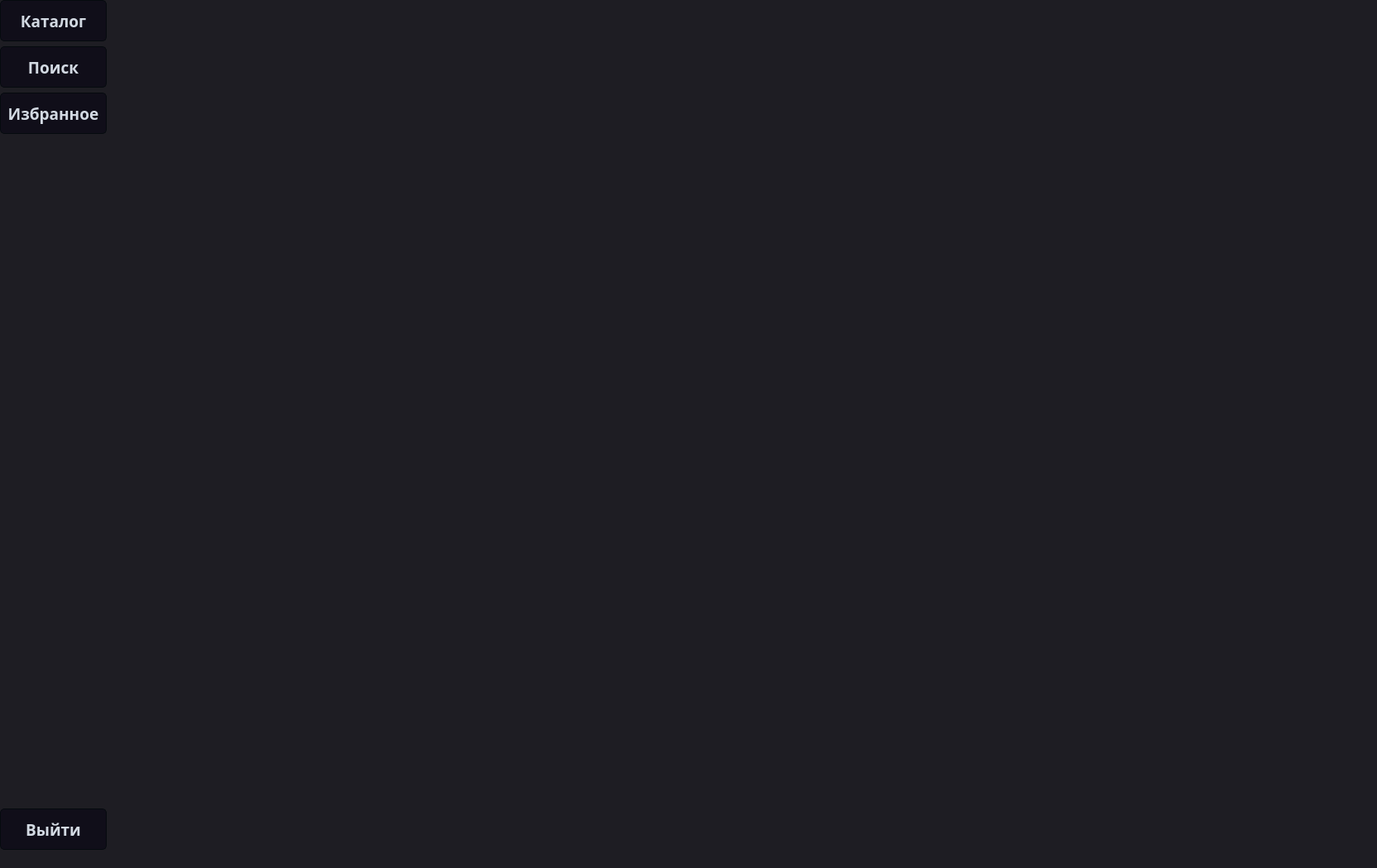
<?xml version="1.0" encoding="UTF-8"?>
<ui version="4.0">
    <class>UserStartFragment</class>
    <widget class="QFrame" name="UserStartFragment">
        <property name="geometry">
            <rect>
                <x>0</x>
                <y>0</y>
                <width>1665</width>
                <height>1050</height>
            </rect>
        </property>
        <property name="minimumSize">
            <size>
                <width>1665</width>
                <height>900</height>
            </size>
        </property>
        <property name="windowTitle">
            <string>Frame</string>
        </property>
        <property name="styleSheet">
            <string notr="true">QFrame {
                background-color:#1e1d23;
                }
                QWidget {
                background-color:#1e1d23;
                }
                QMainWindow {
                background-color:#1e1d23;
                }
                QDialog {
                background-color:#1e1d23;
                }
                QColorDialog {
                background-color:#1e1d23;
                }
                QTextEdit {
                background-color:#1e1d23;
                color: #a9b7c6;
                }
                QPlainTextEdit {
                selection-background-color:#007b50;
                background-color:#1e1d23;
                border-style: solid;
                border-top-color: transparent;
                border-right-color: transparent;
                border-left-color: transparent;
                border-bottom-color: transparent;
                border-width: 1px;
                color: #a9b7c6;
                }
                QPushButton{
                border-style: solid;
                border-top-color: transparent;
                border-right-color: transparent;
                border-left-color: transparent;
                border-bottom-color: transparent;
                border-width: 1px;
                border-style: solid;
                color: #a9b7c6;
                padding: 2px;
                background-color: #1e1d23;
                }
                QPushButton::default{
                border-style: inset;
                border-top-color: transparent;
                border-right-color: transparent;
                border-left-color: transparent;
                border-bottom-color: #04b97f;
                border-width: 1px;
                color: #a9b7c6;
                padding: 2px;
                background-color: #1e1d23;
                }
                QToolButton {
                border-style: solid;
                border-top-color: transparent;
                border-right-color: transparent;
                border-left-color: transparent;
                border-bottom-color: #04b97f;
                border-bottom-width: 1px;
                border-style: solid;
                color: #a9b7c6;
                padding: 2px;
                background-color: #1e1d23;
                }
                QToolButton:hover{
                border-style: solid;
                border-top-color: transparent;
                border-right-color: transparent;
                border-left-color: transparent;
                border-bottom-color: #37efba;
                border-bottom-width: 2px;
                border-style: solid;
                color: #FFFFFF;
                padding-bottom: 1px;
                background-color: #1e1d23;
                }
                QPushButton:hover{
                border-style: solid;
                border-top-color: transparent;
                border-right-color: transparent;
                border-left-color: transparent;
                border-bottom-color: #37efba;
                border-bottom-width: 1px;
                border-style: solid;
                color: #FFFFFF;
                padding-bottom: 2px;
                background-color: #1e1d23;
                }
                QPushButton:pressed{
                border-style: solid;
                border-top-color: transparent;
                border-right-color: transparent;
                border-left-color: transparent;
                border-bottom-color: #37efba;
                border-bottom-width: 2px;
                border-style: solid;
                color: #37efba;
                padding-bottom: 1px;
                background-color: #1e1d23;
                }
                QPushButton:disabled{
                border-style: solid;
                border-top-color: transparent;
                border-right-color: transparent;
                border-left-color: transparent;
                border-bottom-color: #808086;
                border-bottom-width: 2px;
                border-style: solid;
                color: #808086;
                padding-bottom: 1px;
                background-color: #1e1d23;
                }
                QLineEdit {
                border-width: 1px; border-radius: 4px;
                border-color: rgb(58, 58, 58);
                border-style: inset;
                padding: 0 8px;
                color: #a9b7c6;
                background:#1e1d23;
                selection-background-color:#007b50;
                selection-color: #FFFFFF;
                }
                QLabel {
                color: #a9b7c6;
                }
                QLCDNumber {
                color: #37e6b4;
                }
                QProgressBar {
                text-align: center;
                color: rgb(240, 240, 240);
                border-width: 1px;
                border-radius: 10px;
                border-color: rgb(58, 58, 58);
                border-style: inset;
                background-color:#1e1d23;
                }
                QProgressBar::chunk {
                background-color: #04b97f;
                border-radius: 5px;
                }
                QMenuBar {
                background-color: #1e1d23;
                }
                QMenuBar::item {
                color: #a9b7c6;
                spacing: 3px;
                padding: 1px 4px;
                background: #1e1d23;
                }

                QMenuBar::item:selected {
                background:#1e1d23;
                color: #FFFFFF;
                }
                QMenu::item:selected {
                border-style: solid;
                border-top-color: transparent;
                border-right-color: transparent;
                border-left-color: #04b97f;
                border-bottom-color: transparent;
                border-left-width: 2px;
                color: #FFFFFF;
                padding-left:15px;
                padding-top:4px;
                padding-bottom:4px;
                padding-right:7px;
                background-color: #1e1d23;
                }
                QMenu::item {
                border-style: solid;
                border-top-color: transparent;
                border-right-color: transparent;
                border-left-color: transparent;
                border-bottom-color: transparent;
                border-bottom-width: 1px;
                border-style: solid;
                color: #a9b7c6;
                padding-left:17px;
                padding-top:4px;
                padding-bottom:4px;
                padding-right:7px;
                background-color: #1e1d23;
                }
                QMenu{
                background-color:#1e1d23;
                }
                QTabWidget {
                color:rgb(0,0,0);
                background-color:#1e1d23;
                }
                QTabWidget::pane {
                border-color: rgb(77,77,77);
                background-color:#1e1d23;
                border-style: solid;
                border-width: 1px;
                border-radius: 6px;
                }
                QTabBar::tab {
                border-style: solid;
                border-top-color: transparent;
                border-right-color: transparent;
                border-left-color: transparent;
                border-bottom-color: transparent;
                border-bottom-width: 1px;
                border-style: solid;
                color: #808086;
                padding: 3px;
                margin-left:3px;
                background-color: #1e1d23;
                }
                QTabBar::tab:selected, QTabBar::tab:last:selected, QTabBar::tab:hover {
                border-style: solid;
                border-top-color: transparent;
                border-right-color: transparent;
                border-left-color: transparent;
                border-bottom-color: #04b97f;
                border-bottom-width: 2px;
                border-style: solid;
                color: #FFFFFF;
                padding-left: 3px;
                padding-bottom: 2px;
                margin-left:3px;
                background-color: #1e1d23;
                }

                QCheckBox {
                color: #a9b7c6;
                padding: 2px;
                }
                QCheckBox:disabled {
                color: #808086;
                padding: 2px;
                }

                QCheckBox:hover {
                border-radius:4px;
                border-style:solid;
                padding-left: 1px;
                padding-right: 1px;
                padding-bottom: 1px;
                padding-top: 1px;
                border-width:1px;
                border-color: rgb(87, 97, 106);
                background-color:#1e1d23;
                }
                QCheckBox::indicator:checked {

                height: 10px;
                width: 10px;
                border-style:solid;
                border-width: 1px;
                border-color: #04b97f;
                color: #a9b7c6;
                background-color: #04b97f;
                }
                QCheckBox::indicator:unchecked {

                height: 10px;
                width: 10px;
                border-style:solid;
                border-width: 1px;
                border-color: #04b97f;
                color: #a9b7c6;
                background-color: transparent;
                }
                QRadioButton {
                color: #a9b7c6;
                background-color: #1e1d23;
                padding: 1px;
                }
                QRadioButton::indicator:checked {
                height: 10px;
                width: 10px;
                border-style:solid;
                border-radius:5px;
                border-width: 1px;
                border-color: #04b97f;
                color: #a9b7c6;
                background-color: #04b97f;
                }
                QRadioButton::indicator:!checked {
                height: 10px;
                width: 10px;
                border-style:solid;
                border-radius:5px;
                border-width: 1px;
                border-color: #04b97f;
                color: #a9b7c6;
                background-color: transparent;
                }
                QStatusBar {
                color:#027f7f;
                }
                QSpinBox {
                color: #a9b7c6;
                background-color: #1e1d23;
                }
                QDoubleSpinBox {
                color: #a9b7c6;
                background-color: #1e1d23;
                }
                QTimeEdit {
                color: #a9b7c6;
                background-color: #1e1d23;
                }
                QDateTimeEdit {
                color: #a9b7c6;
                background-color: #1e1d23;
                }
                QDateEdit {
                color: #a9b7c6;
                background-color: #1e1d23;
                }
                QComboBox {
                color: #a9b7c6;
                background: #1e1d23;
                }
                QComboBox:editable {
                background: #1e1d23;
                color: #a9b7c6;
                selection-background-color: #1e1d23;
                }
                QComboBox QAbstractItemView {
                color: #a9b7c6;
                background: #1e1d23;
                selection-color: #FFFFFF;
                selection-background-color: #1e1d23;
                }
                QComboBox:!editable:on, QComboBox::drop-down:editable:on {
                color: #a9b7c6;
                background: #1e1d23;
                }
                QFontComboBox {
                color: #a9b7c6;
                background-color: #1e1d23;
                }
                QToolBox {
                color: #a9b7c6;
                background-color: #1e1d23;
                }
                QToolBox::tab {
                color: #a9b7c6;
                background-color: #1e1d23;
                }
                QToolBox::tab:selected {
                color: #FFFFFF;
                background-color: #1e1d23;
                }
                QScrollArea {
                color: #FFFFFF;
                background-color: #1e1d23;
                }
                QSlider::groove:horizontal {
                height: 5px;
                background: #04b97f;
                }
                QSlider::groove:vertical {
                width: 5px;
                background: #04b97f;
                }
                QSlider::handle:horizontal {
                background: qlineargradient(x1:0, y1:0, x2:1, y2:1, stop:0 #b4b4b4, stop:1 #8f8f8f);
                border: 1px solid #5c5c5c;
                width: 14px;
                margin: -5px 0;
                border-radius: 7px;
                }
                QSlider::handle:vertical {
                background: qlineargradient(x1:1, y1:1, x2:0, y2:0, stop:0 #b4b4b4, stop:1 #8f8f8f);
                border: 1px solid #5c5c5c;
                height: 14px;
                margin: 0 -5px;
                border-radius: 7px;
                }
                QSlider::add-page:horizontal {
                background: white;
                }
                QSlider::add-page:vertical {
                background: white;
                }
                QSlider::sub-page:horizontal {
                background: #04b97f;
                }
                QSlider::sub-page:vertical {
                background: #04b97f;
                }

                QPushButton{
                border-style: solid;
                border-color: #050a0e;
                border-width: 1px;
                border-radius: 5px;
                color: #d3dae3;
                padding: 2px;
                background-color: #100E19;
                }
                QPushButton::default{
                border-style: solid;
                border-color: #050a0e;
                border-width: 1px;
                border-radius: 5px;
                color: #FFFFFF;
                padding: 2px;
                background-color: #151a1e;
                }
                QPushButton:hover{
                border-style: solid;
                border-top-color: qlineargradient(spread:pad, x1:0, y1:1, x2:1, y2:1, stop:0 #C0DB50, stop:0.4 #C0DB50,
                stop:0.5 #100E19, stop:1 #100E19);
                border-bottom-color: qlineargradient(spread:pad, x1:0, y1:1, x2:1, y2:1, stop:0 #100E19, stop:0.5
                #100E19, stop:0.6 #C0DB50, stop:1 #C0DB50);
                border-left-color: qlineargradient(spread:pad, x1:0, y1:0, x2:0, y2:1, stop:0 #C0DB50, stop:0.3 #C0DB50,
                stop:0.7 #100E19, stop:1 #100E19);
                border-right-color: qlineargradient(spread:pad, x1:0, y1:1, x2:0, y2:0, stop:0 #C0DB50, stop:0.3
                #C0DB50, stop:0.7 #100E19, stop:1 #100E19);
                border-width: 2px;
                border-radius: 1px;
                color: #d3dae3;
                padding: 2px;
                }
                QPushButton:pressed{
                border-style: solid;
                border-top-color: qlineargradient(spread:pad, x1:0, y1:1, x2:1, y2:1, stop:0 #d33af1, stop:0.4 #d33af1,
                stop:0.5 #100E19, stop:1 #100E19);
                border-bottom-color: qlineargradient(spread:pad, x1:0, y1:1, x2:1, y2:1, stop:0 #100E19, stop:0.5
                #100E19, stop:0.6 #d33af1, stop:1 #d33af1);
                border-left-color: qlineargradient(spread:pad, x1:0, y1:0, x2:0, y2:1, stop:0 #d33af1, stop:0.3 #d33af1,
                stop:0.7 #100E19, stop:1 #100E19);
                border-right-color: qlineargradient(spread:pad, x1:0, y1:1, x2:0, y2:0, stop:0 #d33af1, stop:0.3
                #d33af1, stop:0.7 #100E19, stop:1 #100E19);
                border-width: 2px;
                border-radius: 1px;
                color: #d3dae3;
                padding: 2px;
                }
            </string>
        </property>
        <widget class="QStackedWidget" name="stackedWidget">
            <property name="geometry">
                <rect>
                    <x>150</x>
                    <y>0</y>
                    <width>1501</width>
                    <height>861</height>
                </rect>
            </property>
            <property name="minimumSize">
                <size>
                    <width>1501</width>
                    <height>861</height>
                </size>
            </property>
            <property name="maximumSize">
                <size>
                    <width>1501</width>
                    <height>861</height>
                </size>
            </property>
            <property name="currentIndex">
                <number>1</number>
            </property>
            <widget class="QWidget" name="page"/>
            <widget class="QWidget" name="page_2"/>
        </widget>
        <widget class="QWidget" name="verticalLayoutWidget">
            <property name="geometry">
                <rect>
                    <x>0</x>
                    <y>880</y>
                    <width>131</width>
                    <height>171</height>
                </rect>
            </property>
            <layout class="QVBoxLayout" name="verticalLayout_2">
                <item>
                    <widget class="QLabel" name="l_nameUser">
                        <property name="minimumSize">
                            <size>
                                <width>120</width>
                                <height>50</height>
                            </size>
                        </property>
                        <property name="maximumSize">
                            <size>
                                <width>120</width>
                                <height>50</height>
                            </size>
                        </property>
                        <property name="font">
                            <font>
                                <family>Segoe UI Black</family>
                                <pointsize>14</pointsize>
                                <weight>75</weight>
                                <bold>true</bold>
                            </font>
                        </property>
                        <property name="layoutDirection">
                            <enum>Qt::RightToLeft</enum>
                        </property>
                        <property name="text">
                            <string/>
                        </property>
                    </widget>
                </item>
                <item>
                    <widget class="QPushButton" name="pb_exit">
                        <property name="minimumSize">
                            <size>
                                <width>129</width>
                                <height>50</height>
                            </size>
                        </property>
                        <property name="maximumSize">
                            <size>
                                <width>129</width>
                                <height>50</height>
                            </size>
                        </property>
                        <property name="font">
                            <font>
                                <family>MelodBold</family>
                                <pointsize>14</pointsize>
                                <weight>75</weight>
                                <bold>true</bold>
                            </font>
                        </property>
                        <property name="text">
                            <string>Выйти</string>
                        </property>
                    </widget>
                </item>
            </layout>
        </widget>
        <widget class="QWidget" name="verticalLayoutWidget_2">
            <property name="geometry">
                <rect>
                    <x>0</x>
                    <y>0</y>
                    <width>131</width>
                    <height>164</height>
                </rect>
            </property>
            <layout class="QVBoxLayout" name="verticalLayout_3">
                <item>
                    <widget class="QPushButton" name="pb_catalog">
                        <property name="minimumSize">
                            <size>
                                <width>100</width>
                                <height>50</height>
                            </size>
                        </property>
                        <property name="maximumSize">
                            <size>
                                <width>129</width>
                                <height>50</height>
                            </size>
                        </property>
                        <property name="font">
                            <font>
                                <family>MelodBold</family>
                                <pointsize>14</pointsize>
                                <weight>75</weight>
                                <bold>true</bold>
                            </font>
                        </property>
                        <property name="text">
                            <string>Каталог</string>
                        </property>
                    </widget>
                </item>
                <item>
                    <widget class="QPushButton" name="pb_seacrh">
                        <property name="minimumSize">
                            <size>
                                <width>100</width>
                                <height>50</height>
                            </size>
                        </property>
                        <property name="maximumSize">
                            <size>
                                <width>129</width>
                                <height>50</height>
                            </size>
                        </property>
                        <property name="font">
                            <font>
                                <family>MelodBold</family>
                                <pointsize>14</pointsize>
                                <weight>75</weight>
                                <bold>true</bold>
                            </font>
                        </property>
                        <property name="styleSheet">
                            <string notr="true">QFrame
                                {
                                &quot;background-color:#EFF5FC;&quot;
                                }
                            </string>
                        </property>
                        <property name="text">
                            <string>Поиск</string>
                        </property>
                    </widget>
                </item>
                <item>
                    <widget class="QPushButton" name="pb_myCatalog">
                        <property name="minimumSize">
                            <size>
                                <width>100</width>
                                <height>50</height>
                            </size>
                        </property>
                        <property name="maximumSize">
                            <size>
                                <width>129</width>
                                <height>50</height>
                            </size>
                        </property>
                        <property name="font">
                            <font>
                                <family>MelodBold</family>
                                <pointsize>14</pointsize>
                                <weight>75</weight>
                                <bold>true</bold>
                            </font>
                        </property>
                        <property name="text">
                            <string>Избранное</string>
                        </property>
                    </widget>
                </item>
            </layout>
        </widget>
        <widget class="QWidget" name="verticalLayoutWidget_3">
            <property name="geometry">
                <rect>
                    <x>0</x>
                    <y>170</y>
                    <width>131</width>
                    <height>702</height>
                </rect>
            </property>
            <layout class="QVBoxLayout" name="verticalLayout">
                <item>
                    <widget class="QLabel" name="label">
                        <property name="minimumSize">
                            <size>
                                <width>129</width>
                                <height>609</height>
                            </size>
                        </property>
                        <property name="maximumSize">
                            <size>
                                <width>129</width>
                                <height>609</height>
                            </size>
                        </property>
                        <property name="text">
                            <string/>
                        </property>
                        <property name="alignment">
                            <set>Qt::AlignCenter</set>
                        </property>
                    </widget>
                </item>
            </layout>
        </widget>
    </widget>
    <resources/>
    <connections/>
</ui>
